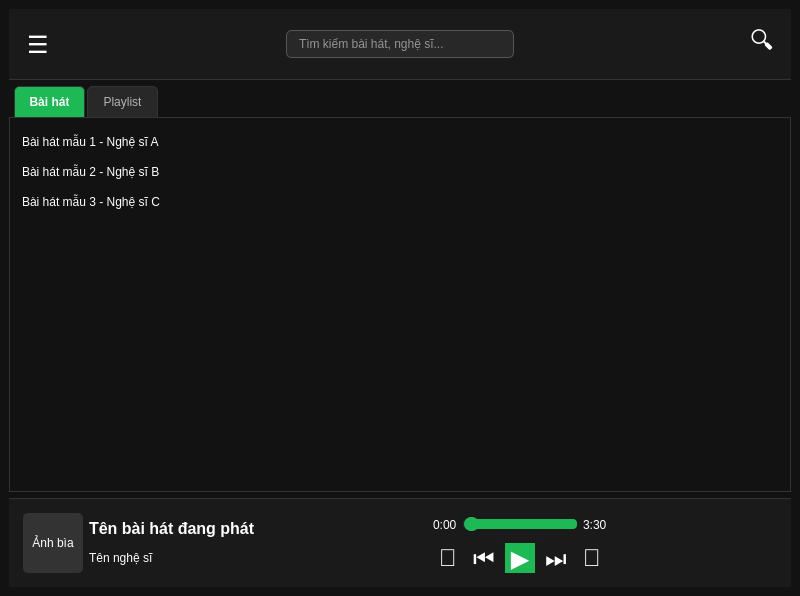
<?xml version="1.0" encoding="UTF-8"?>
<ui version="4.0">
 <class>MainWindow</class>
 <widget class="QMainWindow" name="MainWindow">
  <property name="geometry">
   <rect>
    <x>0</x>
    <y>0</y>
    <width>800</width>
    <height>596</height>
   </rect>
  </property>
  <property name="windowTitle">
   <string>Ứng dụng Nghe Nhạc</string>
  </property>
  <property name="styleSheet">
   <string>QMainWindow {
    background-color: #121212;
    color: #FFFFFF;
    font-family: Arial, sans-serif; /* Fallback font */
    font-size: 14px;
}
QPushButton {
    background-color: transparent;
    border: none;
    color: #FFFFFF;
    font-size: 24px; /* For icons */
    min-width: 30px;
    min-height: 30px;
}
QPushButton:hover {
    opacity: 0.8;
}
QLabel {
    color: #FFFFFF;
}
QSlider::groove:horizontal {
    border: 1px solid #444;
    background: #282828;
    height: 8px;
    border-radius: 4px;
}
QSlider::handle:horizontal {
    background: #1DB954;
    width: 15px;
    height: 15px;
    border-radius: 7px;
    margin: -3px 0;
}
QSlider::add-page:horizontal {
    background: #1DB954;
    border-radius: 4px;
}
QSlider::sub-page:horizontal {
    background: #282828;
    border-radius: 4px;
}
QTabWidget::pane {
    border: 1px solid #333;
    background-color: #121212;
}
QTabWidget::tab-bar {
    left: 5px;
}
QTabBar::tab {
    background-color: #282828;
    color: #B3B3B3;
    padding: 8px 15px;
    border: 1px solid #333;
    border-bottom: none;
    border-top-left-radius: 5px;
    border-top-right-radius: 5px;
    margin-right: 2px;
}
QTabBar::tab:selected {
    background-color: #1DB954;
    color: #FFFFFF;
    font-weight: bold;
}
QListWidget {
    background-color: #121212;
    color: #FFFFFF;
    border: none;
}
QListWidget::item {
    padding: 8px 5px;
}
QListWidget::item:selected {
    background-color: #333;
}
QLineEdit {
    border: 1px solid #555;
    border-radius: 5px;
    padding: 5px 10px;
    background-color: #282828;
    color: #FFFFFF;
}
</string>
  </property>
  <widget class="QWidget" name="centralWidget">
   <layout class="QVBoxLayout" name="verticalLayout">
    <item>
     <widget class="QFrame" name="headerFrame">
      <property name="minimumSize">
       <size>
        <width>0</width>
        <height>50</height>
       </size>
      </property>
      <property name="styleSheet">
       <string>QFrame#headerFrame {
    background-color: #1a1a1a;
    border-bottom: 1px solid #333;
    padding: 5px;
}</string>
      </property>
      <property name="frameShape">
       <enum>QFrame::NoFrame</enum>
      </property>
      <property name="frameShadow">
       <enum>QFrame::Raised</enum>
      </property>
      <layout class="QHBoxLayout" name="horizontalLayout_2">
       <item>
        <widget class="QPushButton" name="menuButton">
         <property name="text">
          <string>☰</string>
         </property>
        </widget>
       </item>
       <item>
        <spacer name="horizontalSpacer_3">
         <property name="orientation">
          <enum>Qt::Horizontal</enum>
         </property>
         <property name="sizeHint" stdset="0">
          <size>
           <width>40</width>
           <height>20</height>
          </size>
         </property>
        </spacer>
       </item>
       <item>
        <widget class="QLineEdit" name="searchLineEdit">
         <property name="placeholderText">
          <string>Tìm kiếm bài hát, nghệ sĩ...</string>
         </property>
        </widget>
       </item>
       <item>
        <spacer name="horizontalSpacer_4">
         <property name="orientation">
          <enum>Qt::Horizontal</enum>
         </property>
         <property name="sizeHint" stdset="0">
          <size>
           <width>40</width>
           <height>20</height>
          </size>
         </property>
        </spacer>
       </item>
       <item>
        <widget class="QPushButton" name="searchButton">
         <property name="text">
          <string>🔍</string>
         </property>
        </widget>
       </item>
      </layout>
     </widget>
    </item>
    <item>
     <widget class="QTabWidget" name="mainTabWidget">
      <property name="currentIndex">
       <number>0</number>
      </property>
      <widget class="QWidget" name="songsTab">
       <attribute name="title">
        <string>Bài hát</string>
       </attribute>
       <layout class="QVBoxLayout" name="verticalLayout_2">
        <item>
         <widget class="QListWidget" name="songsListWidget">
          <item>
           <property name="text">
            <string>Bài hát mẫu 1 - Nghệ sĩ A</string>
           </property>
          </item>
          <item>
           <property name="text">
            <string>Bài hát mẫu 2 - Nghệ sĩ B</string>
           </property>
          </item>
          <item>
           <property name="text">
            <string>Bài hát mẫu 3 - Nghệ sĩ C</string>
           </property>
          </item>
         </widget>
        </item>
       </layout>
      </widget>
      <widget class="QWidget" name="playlistsTab">
       <attribute name="title">
        <string>Playlist</string>
       </attribute>
       <layout class="QVBoxLayout" name="verticalLayout_3">
        <item>
         <widget class="QPushButton" name="newPlaylistButton">
          <property name="styleSheet">
           <string notr="true">QPushButton#newPlaylistButton {
    background-color: #1DB954;
    border-radius: 5px;
    padding: 10px;
    font-weight: bold;
    color: white;
}</string>
          </property>
          <property name="text">
           <string>+ Tạo Playlist Mới</string>
          </property>
         </widget>
        </item>
        <item>
         <widget class="QListWidget" name="playlistsListWidget">
          <item>
           <property name="text">
            <string>Playlist của tôi 1 (5 bài)</string>
           </property>
          </item>
          <item>
           <property name="text">
            <string>Playlist yêu thích (12 bài)</string>
           </property>
          </item>
         </widget>
        </item>
       </layout>
      </widget>
     </widget>
    </item>
    <item>
     <widget class="QFrame" name="playerFrame">
      <property name="minimumSize">
       <size>
        <width>0</width>
        <height>80</height>
       </size>
      </property>
      <property name="styleSheet">
       <string>QFrame#playerFrame {
    background-color: #1a1a1a;
    border-top: 1px solid #333;
    padding: 5px;
}</string>
      </property>
      <property name="frameShape">
       <enum>QFrame::NoFrame</enum>
      </property>
      <property name="frameShadow">
       <enum>QFrame::Raised</enum>
      </property>
      <layout class="QHBoxLayout" name="horizontalLayout">
       <item>
        <widget class="QLabel" name="albumArtLabel">
         <property name="minimumSize">
          <size>
           <width>60</width>
           <height>60</height>
          </size>
         </property>
         <property name="maximumSize">
          <size>
           <width>60</width>
           <height>60</height>
          </size>
         </property>
         <property name="styleSheet">
          <string>background-color: #333; border-radius: 5px;</string>
         </property>
         <property name="text">
          <string>Ảnh bìa</string>
         </property>
         <property name="alignment">
          <set>Qt::AlignCenter</set>
         </property>
        </widget>
       </item>
       <item>
        <layout class="QVBoxLayout" name="verticalLayout_4">
         <property name="spacing">
          <number>0</number>
         </property>
         <property name="leftMargin">
          <number>0</number>
         </property>
         <property name="topMargin">
          <number>0</number>
         </property>
         <property name="rightMargin">
          <number>0</number>
         </property>
         <property name="bottomMargin">
          <number>0</number>
         </property>
         <item>
          <widget class="QLabel" name="songTitleLabel">
           <property name="font">
            <font>
             <pointsize>12</pointsize>
             <weight>75</weight>
             <bold>true</bold>
            </font>
           </property>
           <property name="text">
            <string>Tên bài hát đang phát</string>
           </property>
          </widget>
         </item>
         <item>
          <widget class="QLabel" name="artistNameLabel">
           <property name="font">
            <font>
             <pointsize>9</pointsize>
            </font>
           </property>
           <property name="text">
            <string>Tên nghệ sĩ</string>
           </property>
          </widget>
         </item>
        </layout>
       </item>
       <item>
        <spacer name="horizontalSpacer">
         <property name="orientation">
          <enum>Qt::Horizontal</enum>
         </property>
         <property name="sizeHint" stdset="0">
          <size>
           <width>40</width>
           <height>20</height>
          </size>
         </property>
        </spacer>
       </item>
       <item>
        <layout class="QVBoxLayout" name="verticalLayout_5">
         <item>
          <layout class="QHBoxLayout" name="horizontalLayout_3">
           <item>
            <widget class="QLabel" name="currentTimeLabel">
             <property name="text">
              <string>0:00</string>
             </property>
            </widget>
           </item>
           <item>
            <widget class="QSlider" name="progressBar">
             <property name="orientation">
              <enum>Qt::Horizontal</enum>
             </property>
            </widget>
           </item>
           <item>
            <widget class="QLabel" name="totalTimeLabel">
             <property name="text">
              <string>3:30</string>
             </property>
            </widget>
           </item>
          </layout>
         </item>
         <item>
          <layout class="QHBoxLayout" name="horizontalLayout_4">
           <item>
            <widget class="QPushButton" name="shuffleButton">
             <property name="text">
              <string>🔀</string>
             </property>
            </widget>
           </item>
           <item>
            <widget class="QPushButton" name="previousButton">
             <property name="text">
              <string>⏮️</string>
             </property>
            </widget>
           </item>
           <item>
            <widget class="QPushButton" name="playPauseButton">
             <property name="minimumSize">
              <size>
               <width>30</width>
               <height>30</height>
              </size>
             </property>
             <property name="maximumSize">
              <size>
               <width>40</width>
               <height>40</height>
              </size>
             </property>
             <property name="styleSheet">
              <string notr="true">QPushButton#playPauseButton {
    background-color: #1DB954;
    border-radius: 20px;
    padding: 0;
}
QPushButton#playPauseButton:hover {
    background-color: #1ED760;
}</string>
             </property>
             <property name="text">
              <string>▶️</string>
             </property>
            </widget>
           </item>
           <item>
            <widget class="QPushButton" name="nextButton">
             <property name="text">
              <string>⏭️</string>
             </property>
            </widget>
           </item>
           <item>
            <widget class="QPushButton" name="repeatButton">
             <property name="text">
              <string>🔁</string>
             </property>
            </widget>
           </item>
          </layout>
         </item>
        </layout>
       </item>
       <item>
        <spacer name="horizontalSpacer_2">
         <property name="orientation">
          <enum>Qt::Horizontal</enum>
         </property>
         <property name="sizeHint" stdset="0">
          <size>
           <width>40</width>
           <height>20</height>
          </size>
         </property>
        </spacer>
       </item>
      </layout>
     </widget>
    </item>
   </layout>
  </widget>
 </widget>
 <resources/>
 <connections/>
</ui>
